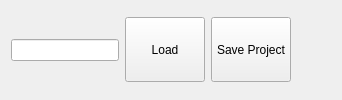
        <widget class="QWidget" name="File">
         <attribute name="title">
          <string>File</string>
         </attribute>
         <layout class="QHBoxLayout" name="horizontalLayout_10">
          <item>
           <widget class="QLineEdit" name="fileNameLine">
            <property name="maximumSize">
             <size>
              <width>350</width>
              <height>16777215</height>
             </size>
            </property>
            <property name="readOnly">
             <bool>true</bool>
            </property>
           </widget>
          </item>
          <item>
           <widget class="QPushButton" name="loadButton">
            <property name="minimumSize">
             <size>
              <width>0</width>
              <height>65</height>
             </size>
            </property>
            <property name="text">
             <string>Load</string>
            </property>
           </widget>
          </item>
          <item>
           <widget class="QPushButton" name="saveProjectButton">
            <property name="minimumSize">
             <size>
              <width>65</width>
              <height>65</height>
             </size>
            </property>
            <property name="text">
             <string>Save Project</string>
            </property>
           </widget>
          </item>
          <item>
           <spacer name="horizontalSpacer_8">
            <property name="orientation">
             <enum>Qt::Horizontal</enum>
            </property>
            <property name="sizeHint" stdset="0">
             <size>
              <width>40</width>
              <height>20</height>
             </size>
            </property>
           </spacer>
          </item>
         </layout>
        </widget>
